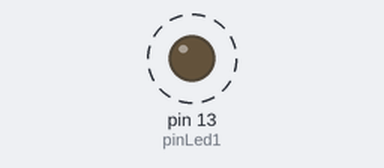
Recording of a sketch running on a simulated Arduino Uno, built with avr-gcc and run on an emulated ATmega328P. On the bench: output pins drawn as LEDs (lit = HIGH). Dashed ring = blinking.

Above: at 1.1 s.
Timing chart, 0 to 4.6 s (numbered marks = the images above):
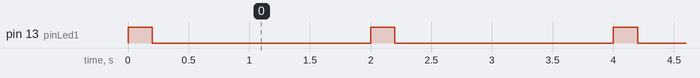

The sketch:

Pisca_Led_com_Millis.ino
```cpp
#define pinLed1 13

void setup() {
  pinMode(pinLed1, OUTPUT);
  }

void controlaLed1() {
static unsigned long delayPisca;

   if ( (millis() - delayPisca) < 200 ) {
      digitalWrite(pinLed1, HIGH);
  } else {
      digitalWrite(pinLed1, LOW);
  }

  if ( (millis() - delayPisca) >= 2000 ) {
    delayPisca = millis();
  }
  }

void loop() {
  controlaLed1();
  }
```

Measured:
- by itself, pin 13 (pinLed1): alternates HIGH for 0.20 s and LOW for 1.8 s
